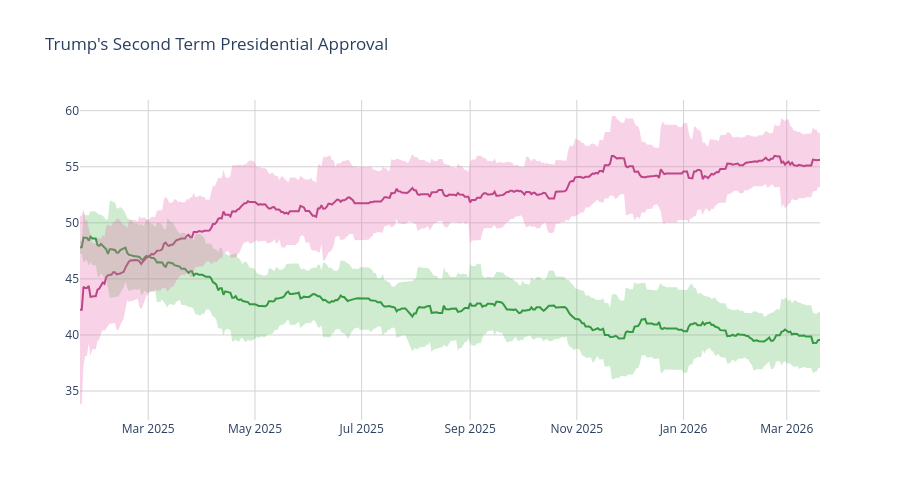

The code cell stored with this chart in its notebook:
### Code cell
disappr_ci_hex = "#e86eaf",
appr_ci_hex = "#60be65"
disappr_ci_rgba = "rgba(232, 110, 175, 0.3)"
appr_ci_rgba = "rgba(96, 190, 101, 0.3)"
grid_col = "#d4d2d2"


# Approve
fig = go.Figure(go.Scatter(
    x=pres['end_date'],
    y=pres['approve'],
    hovertemplate="%{y:.2f}%",
    name="<b>Approve</b>",
    line=dict(color="#228833"),
    showlegend=False
))

# Disapprove
fig.add_trace(go.Scatter(
    x=pres['end_date'],
    y=pres['disapprove'],
    hovertemplate="%{y:.2f}%",
    name="<b>Disapprove</b>",
    line=dict(color="#aa3377"),
    showlegend=False
    )
)

# Approve CI
fig.add_traces([

    # Upper bound
    go.Scatter(
        x=pres['end_date'],
        y=pres['approve_upper_ci'],
        marker=dict(color=appr_ci_hex),
        line=dict(width=0),
        mode='lines',
        showlegend=False,
        hoverinfo="skip"
    ),

    # Lower bound
    go.Scatter(
        x=pres['end_date'],
        y=pres['approve_lower_ci'],
        marker=dict(color=appr_ci_hex),
        line=dict(width=0),
        mode='lines',
        fillcolor=appr_ci_rgba,
        fill="tonexty",
        showlegend=False,
        hoverinfo="skip"
    )
])

# Disapprove CI
fig.add_traces([

    # Upper bound
    go.Scatter(
        x=pres['end_date'],
        y=pres['disapprove_upper_ci'],
        marker=dict(color=disappr_ci_hex),
        line=dict(width=0),
        mode='lines',
        showlegend=False,
        hoverinfo="skip"
    ),

    # Lower bound
    go.Scatter(
        x=pres['end_date'],
        y=pres['disapprove_lower_ci'],
        marker=dict(color=disappr_ci_hex),
        line=dict(width=0),
        mode='lines',
        fillcolor=disappr_ci_rgba,
        fill="tonexty",
        showlegend=False,
        hoverinfo="skip"
    )
])

fig.update_layout(
    title=dict(text="Trump's Second Term Presidential Approval"),
    hovermode="x"
)

fig.update_xaxes(gridcolor=grid_col)
fig.update_yaxes(gridcolor=grid_col)

fig.update_layout(hovermode="x", hoverlabel_align="right", plot_bgcolor="rgba(0, 0, 0, 0)", height=500)
fig.show()

### Figure 1 — Plotly figure (JSON) as saved in the notebook; plotly's stock layout.template omitted (floating-point values rounded to 4 significant figures; data arrays with more than 128 entries replaced by an {"elided": "..."} marker saying what was removed)
{"data": [{"hovertemplate": "%{y:.2f}%", "line": {"color": "#228833"}, "name": "<b>Approve</b>", "showlegend": false, "type": "scatter", "x": {"elided": "424 str values"}, "y": {"elided": "424 float values"}}, {"hovertemplate": "%{y:.2f}%", "line": {"color": "#aa3377"}, "name": "<b>Disapprove</b>", "showlegend": false, "type": "scatter", "x": {"elided": "424 str values"}, "y": {"elided": "424 float values"}}, {"hoverinfo": "skip", "line": {"width": 0}, "marker": {"color": "#60be65"}, "mode": "lines", "showlegend": false, "type": "scatter", "x": {"elided": "424 str values"}, "y": {"elided": "424 float values"}}, {"fill": "tonexty", "fillcolor": "rgba(96, 190, 101, 0.3)", "hoverinfo": "skip", "line": {"width": 0}, "marker": {"color": "#60be65"}, "mode": "lines", "showlegend": false, "type": "scatter", "x": {"elided": "424 str values"}, "y": {"elided": "424 float values"}}, {"hoverinfo": "skip", "line": {"width": 0}, "marker": {"color": ["#e86eaf"]}, "mode": "lines", "showlegend": false, "type": "scatter", "x": {"elided": "424 str values"}, "y": {"elided": "424 float values"}}, {"fill": "tonexty", "fillcolor": "rgba(232, 110, 175, 0.3)", "hoverinfo": "skip", "line": {"width": 0}, "marker": {"color": ["#e86eaf"]}, "mode": "lines", "showlegend": false, "type": "scatter", "x": {"elided": "424 str values"}, "y": {"elided": "424 float values"}}], "layout": {"height": 500, "hoverlabel": {"align": "right"}, "hovermode": "x", "plot_bgcolor": "rgba(0, 0, 0, 0)", "title": {"text": "Trump's Second Term Presidential Approval"}, "xaxis": {"gridcolor": "#d4d2d2"}, "yaxis": {"gridcolor": "#d4d2d2"}}}
